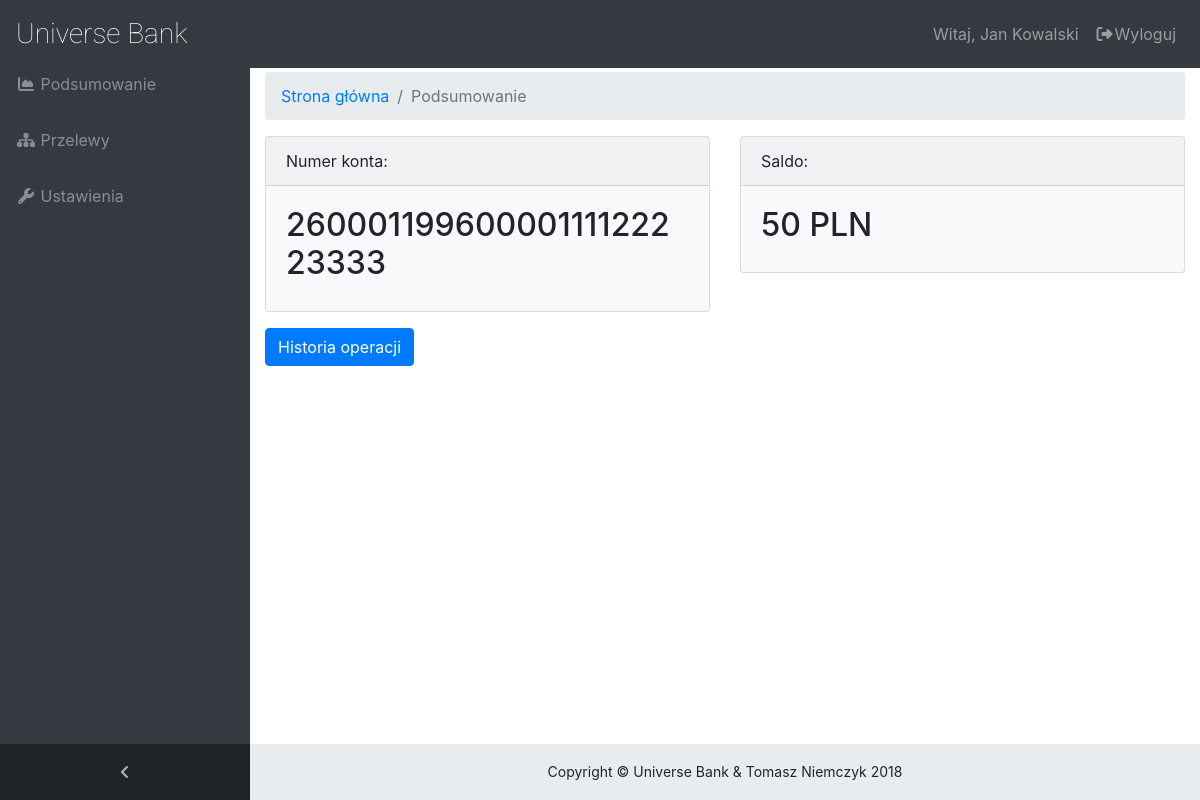
Screenshot of /Projekt/home.php (signed in) with the database file from the repository.
### tables this page shows
CREATE TABLE `dane` (
  `login` varchar(255) NOT NULL,
  `imie` varchar(255) NOT NULL,
  `nazwisko` varchar(255) NOT NULL,
  `adres` varchar(255) NOT NULL
);

CREATE TABLE `konta_osobiste` (
  `login` varchar(255) NOT NULL,
  `numer_konta` varchar(255) NOT NULL,
  `saldo` double NOT NULL
);

### Projekt/home.php (the view, shortened to what this page needs)
<!DOCTYPE html>
<html lang="en">
<head>
  <link href="vendor/bootstrap/css/bootstrap.min.css" rel="stylesheet">
  <link href="vendor/font-awesome/css/font-awesome.min.css" rel="stylesheet" type="text/css">
  <link href="vendor/datatables/dataTables.bootstrap4.css" rel="stylesheet">
  <link href="css/sb-admin.css" rel="stylesheet">
  <link href="css/logoFont.css" rel="stylesheet">
</head>
<body class="fixed-nav sticky-footer bg-dark" id="page-top">
  <nav class="navbar navbar-expand-lg navbar-dark bg-dark fixed-top" id="mainNav">
    <a class="navbar-brand" href="index.php"><logoFont>Universe Bank</logoFont></a>
    <div class="collapse navbar-collapse" id="navbarResponsive">
      <ul class="navbar-nav navbar-sidenav" id="exampleAccordion">
        <li class="nav-item" data-toggle="tooltip" data-placement="right" title="Dashboard">
          <a class="nav-link" href="index.php">
            <i class="fa fa-fw fa-area-chart"></i>
            <span class="nav-link-text">Podsumowanie</span>
          </a>
        </li>
        <li class="nav-item" data-toggle="tooltip" data-placement="right" title="Charts">
          <a class="nav-link" href="przelewy.php">
            <i class="fa fa-fw fa-sitemap"></i>
            <span class="nav-link-text">Przelewy</span>
          </a>
        </li>
        <li class="nav-item" data-toggle="tooltip" data-placement="right" title="Tables">
          <a class="nav-link" href="ustawienia.php">
            <i class="fa fa-fw fa-wrench"></i>
            <span class="nav-link-text">Ustawienia</span>
          </a>
        </li>
      </ul>
      <ul class="navbar-nav sidenav-toggler">
        <li class="nav-item">
          <a class="nav-link text-center" id="sidenavToggler">
            <i class="fa fa-fw fa-angle-left"></i>
          </a>
        </li>
      </ul>
      <ul class="navbar-nav ml-auto">
         <li class="nav-item d-none d-lg-block">
          <a class="nav-link" href="ustawienia.php">
            <span class="nav-link-text">
<?php
if(isset($_SESSION['zalogowany'])) {
$query = sprintf("SELECT imie, nazwisko FROM dane WHERE login = '%s'",
    mysql_real_escape_string($_SESSION['login']));
$result = mysql_query($query);
while ($row = mysql_fetch_assoc($result)) {
	echo "Witaj, ";
    echo $row['imie']. " ";
    echo $row['nazwisko'];
}
}
else
{
		header("Location:index.php");
}
?>
			</span>
          </a>
        </li>
        <li class="nav-item">
          <a class="nav-link" data-toggle="modal" data-target="#exampleModal">
            <i class="fa fa-fw fa-sign-out"></i>Wyloguj</a>
        </li>
      </ul>
    </div>
  </nav>
  <div class="content-wrapper">
    <div class="container-fluid">
      <ol class="breadcrumb">
        <li class="breadcrumb-item">
          <a href="index.php">Strona główna</a>
        </li>
        <li class="breadcrumb-item active">Podsumowanie</li>
      </ol>
        <div class="row">
        <div class="col-lg-6">
          <div class="card mb-3 bg-light">
            <div class="card-header">
              <i class="fa"></i>Numer konta:</div>
            <div class="card-body">
<?php
$query = sprintf("SELECT numer_konta,saldo FROM konta_osobiste WHERE login = '%s'",
mysql_real_escape_string($_SESSION['login']));
$result = mysql_query($query);
while ($row = mysql_fetch_assoc($result)) {
	$saldo = $row['saldo'];
    echo "<h2>".$row['numer_konta']. "</h2>";
}
?>
            </div>
          </div>
         </div>
		   <div class="col-lg-6">
		             <div class="card mb-3 bg-light">
            <div class="card-header">
              <i class="fa"></i>Saldo:</div>
			  <div class="card-body">
			  <?php echo "<h2>".$saldo." PLN</h2>"; ?>
			  </div>
			  </div>
		   </div>
	</div>
<p>
  <button class="btn btn-primary" type="button" data-toggle="collapse" data-target="#collapseExample" aria-expanded="false" aria-controls="collapseExample">
    Historia operacji
  </button>
</p>
    <footer class="sticky-footer">
      <div class="container">
        <div class="text-center">
          <small>Copyright © Universe Bank & Tomasz Niemczyk 2018</small>
        </div>
      </div>
    </footer>
  </div>
</body>
</html>

### Projekt/css/sb-admin.css (style rules this page uses)
html { position: relative; min-height: 100%; }
body { overflow-x: hidden; }
body.sticky-footer { margin-bottom: 56px; }
body.sticky-footer .content-wrapper { min-height: calc(100vh - 56px - 56px); }
body.fixed-nav { padding-top: 56px; }
.content-wrapper { min-height: calc(100vh - 56px); padding-top: 1rem; }
#mainNav .navbar-collapse { overflow: auto; max-height: 75vh; }
#mainNav .navbar-collapse .navbar-nav .nav-item .nav-link { cursor: pointer; }
#mainNav .navbar-collapse .sidenav-toggler { display: none; }
@media (min-width: 992px) { #mainNav .navbar-brand { width: 250px; } }
@media (min-width: 992px) { #mainNav .navbar-collapse { overflow: visible; max-height: none; } }
@media (min-width: 992px) { #mainNav .navbar-collapse .navbar-sidenav { position: absolute; top: 0; left: 0; overflow-x: hidden; overflow-y: auto; -webkit-flex-direction: column; -ms-flex-direction: column; flex-direction: column; margin-top: 56px; } }
@media (min-width: 992px) { #mainNav .navbar-collapse .navbar-sidenav > .nav-item { width: 250px; padding: 0; } }
@media (min-width: 992px) { #mainNav .navbar-collapse .navbar-sidenav > .nav-item > .nav-link { padding: 1em; } }
#mainNav.fixed-top .sidenav-toggler { display: none; }
@media (min-width: 992px) { #mainNav.fixed-top .navbar-sidenav { height: calc(100vh - 112px); } }
@media (min-width: 992px) { #mainNav.fixed-top .sidenav-toggler { position: absolute; top: 0; left: 0; display: flex; overflow-x: hidden; overflow-y: auto; -webkit-flex-direction: column; -ms-flex-direction: column; flex-direction: column; margin-top: calc(100vh - 56px); } }
@media (min-width: 992px) { #mainNav.fixed-top .sidenav-toggler > .nav-item { width: 250px; padding: 0; } }
@media (min-width: 992px) { #mainNav.fixed-top .sidenav-toggler > .nav-item > .nav-link { padding: 1em; } }
#mainNav.fixed-top.navbar-dark .sidenav-toggler { background-color: #212529; }
#mainNav.fixed-top.navbar-dark .sidenav-toggler a i { color: #adb5bd; }
.content-wrapper { overflow-x: hidden; background: white; }
@media (min-width: 992px) { .content-wrapper { margin-left: 250px; } }
#sidenavToggler i { font-weight: 800; }
#mainNav.navbar-dark .navbar-collapse .navbar-sidenav > .nav-item > .nav-link { color: #868e96; }
@media (min-width: 992px) { #mainNav.navbar-dark .navbar-collapse .navbar-sidenav { background: #343a40; } }
footer.sticky-footer { position: absolute; right: 0; bottom: 0; width: 100%; height: 56px; background-color: #e9ecef; line-height: 55px; }
@media (min-width: 992px) { footer.sticky-footer { width: calc(100% - 250px); } }

### rows the page displays
dane: imie "Jan", nazwisko "Kowalski"
konta_osobiste: numer_konta "26000119960000111122223333", saldo "50"
